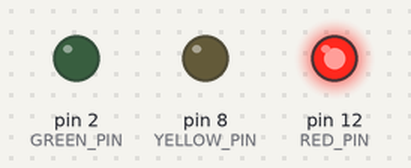
The sketch below on a simulated Arduino Uno, built with avr-gcc and run on an emulated ATmega328P. Parts: output pins drawn as LEDs (lit = HIGH).

Above: at 2.0 s.
At 4.5 s:
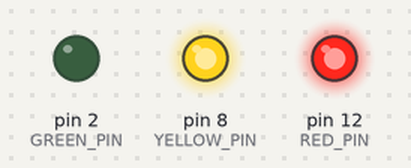
At 6.5 s:
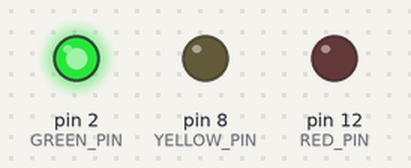
At 9.2 s:
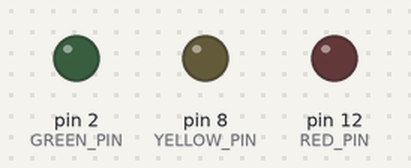
At 11.5 s:
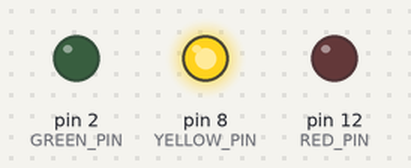
Timing chart, 0 to 15.6 s (numbered marks = the images above):
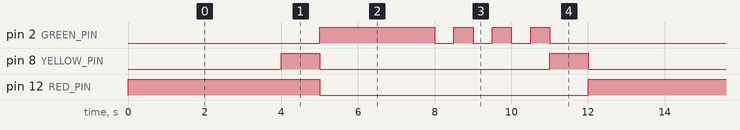

Measured:
- by itself, pin 2 (GREEN_PIN): repeats every 12.0 s: 3 × (LOW 0.50 s, HIGH 0.50 s), LOW 6.0 s, HIGH 3.0 s
- by itself, pin 8 (YELLOW_PIN): repeats every 12.0 s: LOW 6.0 s, HIGH 1.0 s, LOW 4.0 s, HIGH 1.0 s
- by itself, pin 12 (RED_PIN): alternates HIGH for 5.0 s and LOW for 7.0 s

The sketch:

TrafficLight.ino
```cpp
#define RED_PIN 12
#define YELLOW_PIN 8
#define GREEN_PIN 2

int red_delay = 4000;
int red_yellow_delay = 1000;
int green_delay = 3000;
int green_blinking_delay = 500;
int yellow_delay = 1000;

void setup() {
  // put your setup code here, to run once:
  pinMode(RED_PIN, OUTPUT);
  pinMode(YELLOW_PIN, OUTPUT);
  pinMode(GREEN_PIN, OUTPUT);
}

void loop() {
  // put your main code here, to run repeatedly:
  //only reed light
  digitalWrite(RED_PIN, HIGH);
  delay(red_delay);

  //red and yellow
  digitalWrite(YELLOW_PIN, HIGH);
  delay(red_yellow_delay);

  //only green
  digitalWrite(RED_PIN, LOW);
  digitalWrite(YELLOW_PIN, LOW);
  digitalWrite(GREEN_PIN, HIGH);
  delay(green_delay);

  //blinking green
  for (int i = 0; i < 3; i++) {
    digitalWrite(GREEN_PIN, LOW);
    delay(green_blinking_delay);
    digitalWrite(GREEN_PIN, HIGH);
    delay(green_blinking_delay);
  }

  //yellow only
  digitalWrite(GREEN_PIN, LOW);
  digitalWrite(YELLOW_PIN, HIGH);
  delay(yellow_delay);
  digitalWrite(YELLOW_PIN, LOW);
}
```
